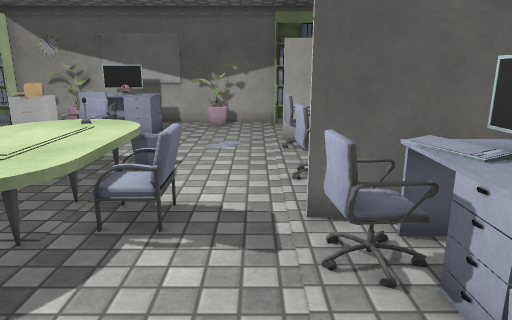
[1] (above)

16 first-person views from a walk through a scene from a Unity 3-D project. The camera is 1.4 m above the floor, tilts 14° down and sees 70° across. The floor is counted in squares, 0.5 m on a side. Each view is taken from the middle of a square. On the plan, view 1 faces up. The plan holds only what a view shows up to about 20 squares ahead; the rest is blank. The place goes on beyond the plan. The player character is not drawn. Some animated figures are not drawn. Surface patterns are stand-ins for the level's own textures.

[2]
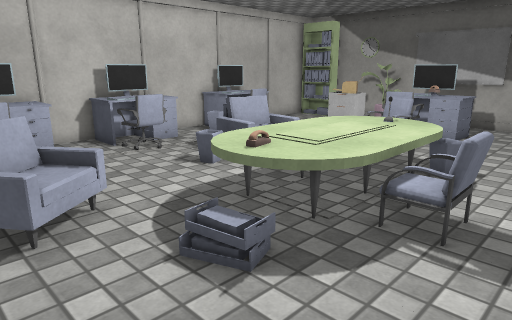

[3]
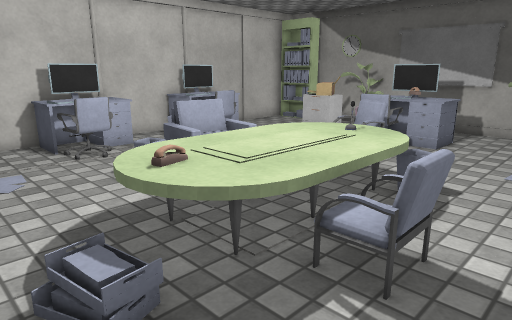

[4]
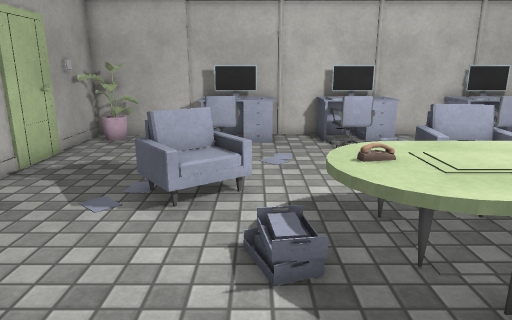

[5]
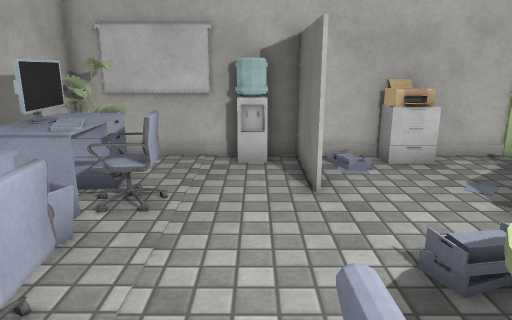

[6]
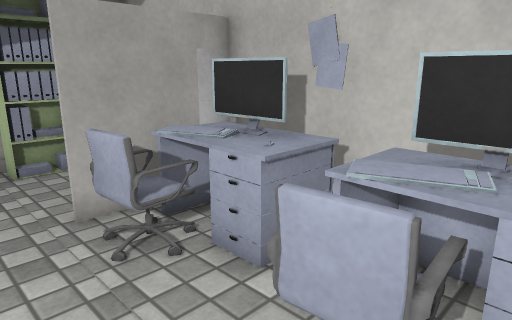

[7]
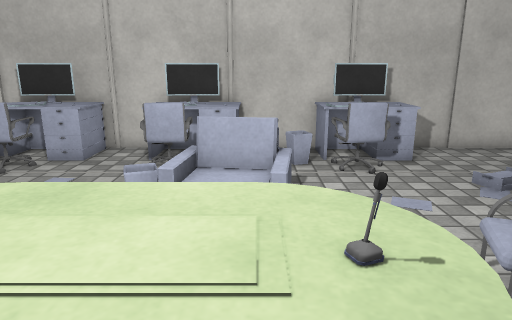

[8]
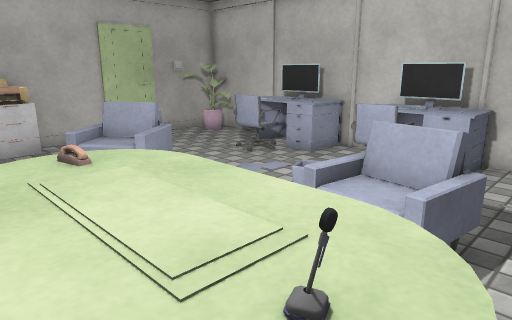

[9]
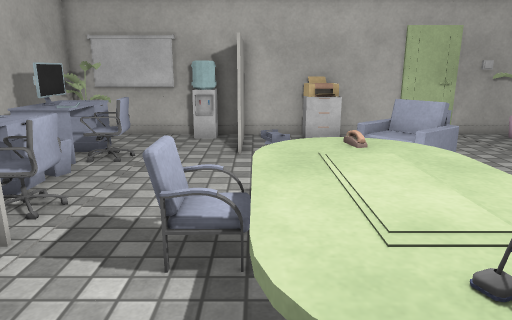

[10]
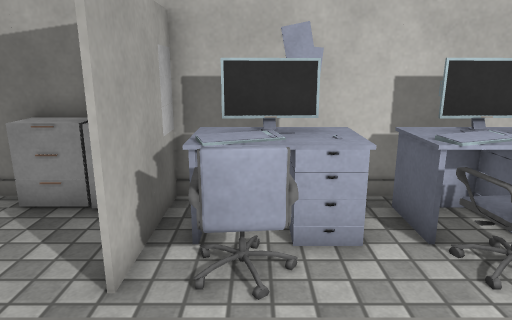

[11]
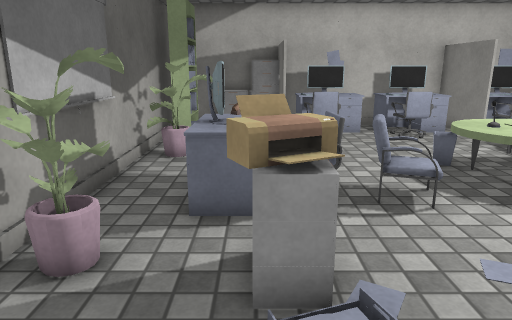

[12]
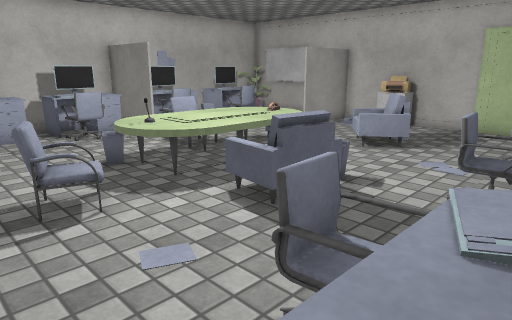

[13]
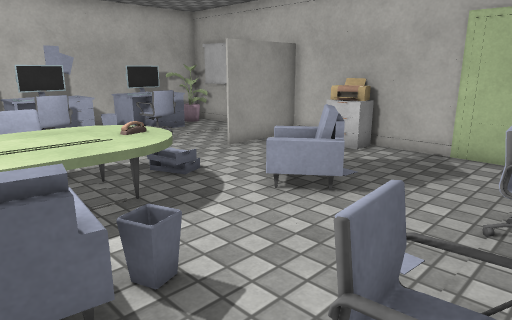

[14]
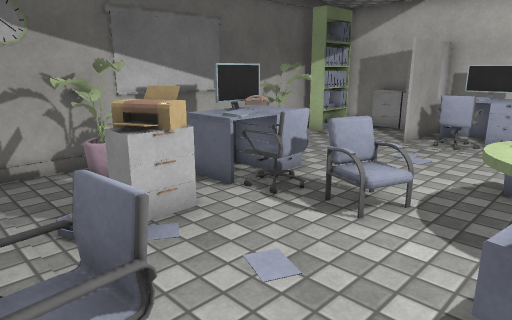

[15]
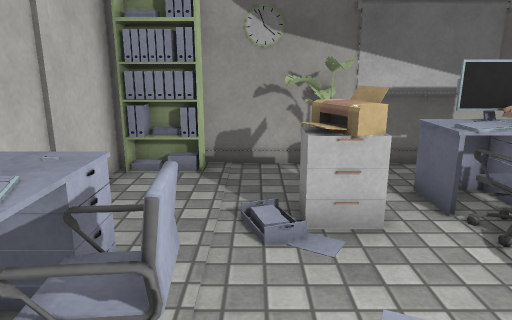

[16]
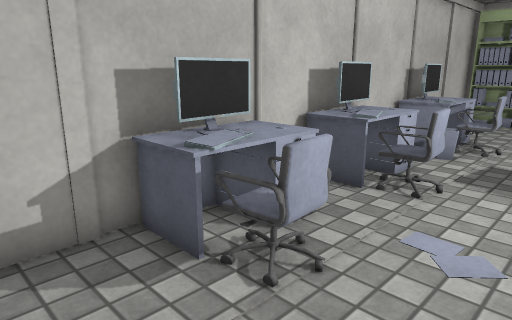

### Floor plan
Key: @ floor where view 1 was taken; # wall or solid block; x gap in a wall; . floor; = window, fence, low wall or low ledge; ^ raised ledge; v drop or lower ground; O other object.
Columns run from 15 left of view 1 to 5 right of it. Each row starts with its distance up from view 1.
 20 #####################
 19 #OO...O.....OO..OOO #
 18 #.....O......O.....O#
 17 #.......#O^=.......O#
 16 #....OO.OO^........O#
 15 #....OO.OO......#####
 14 #^^.....OO......=O###
 13 #OOO.....OO.....OOO##
 12 OOOO.....OO......=O##
 11 ###O......OO.......^#
 10 #.O...OO.OOOO...OO###
  9 #.....OOOOOOO...OOO##
  8 OO=...OOOO^OO....=^##
  7 #O=O..OOOO^OOOO.#####
  6 ##OO....OOOOOO..OO#=#
  5 #........OOOO...O=O##
  4 O^........OO....OOOO#
  3 #O^.....O........x^^#
  2 #O=O...OO........   #
  1 ##OO...vOO.......OO##
  0 #..............@.=^O#
 -1 #............#...=O^#
 -2 #O...........#.....O#
 -3 #OO......OO..###..OO#
 -4 #####################

Where each view was taken, in squares from view 1:
view 1: 0 up, 0 right, facing up
view 2: 0 up, 0 right, facing up-left
view 3: 2 up, 0 right, facing up-left
view 4: 3 up, 1 right, facing left
view 5: 8 up, 1 left, facing down
view 6: 8 up, 1 left, facing up-right
view 7: 9 up, 2 left, facing left
view 8: 11 up, 3 left, facing down-left
view 9: 12 up, 3 left, facing down
view 10: 13 up, 3 left, facing right
view 11: 16 up, 14 left, facing right
view 12: 15 up, 14 left, facing down-right
view 13: 9 up, 13 left, facing down-right
view 14: 9 up, 13 left, facing up-right
view 15: 9 up, 11 left, facing up
view 16: 2 down, 9 left, facing up-left
